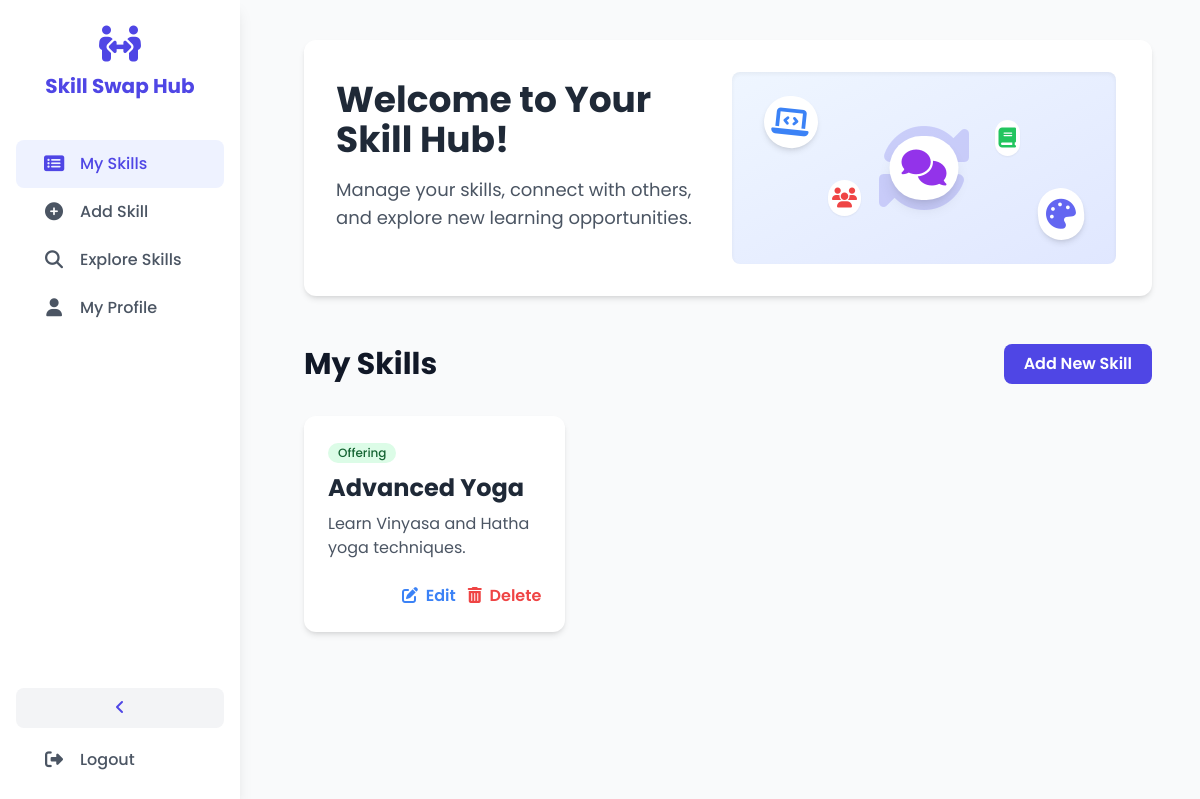
The page /dashboard/ (signed in) on the database its author committed.
### skills/models.py (models this page shows, shortened)
class Skill(models.Model):
    SKILL_TYPE_CHOICES = [
        ('offer', 'Offering'),
        ('request', 'Requesting'),
    ]
    user = models.ForeignKey(User, on_delete=models.CASCADE)
    title = models.CharField(max_length=100)
    description = models.TextField()
    skill_type = models.CharField(max_length=10, choices=SKILL_TYPE_CHOICES)
    created_at = models.DateTimeField(auto_now_add=True)

### skills/views.py (the view)
# urls.py: path('dashboard/', views.dashboard_view, name='dashboard'),
@login_required(login_url='login')
def dashboard_view(request):
    skills = Skill.objects.filter(user=request.user)
    context = {'skills': skills}
    return render(request, 'dashboard.html', context)

### templates/dashboard.html (shortened to what this page needs)
{% extends 'base.html' %}
{% block content %}
<div class="relative min-h-screen md:flex">
  <div id="sidebar" class="sidebar bg-white absolute inset-y-0 left-0 transform md:relative md:translate-x-0 sidebar-closed md:flex md:flex-col md:justify-between shadow-lg z-30">
    <div>
      <div class="logo-section">
        <a href="{% url 'index' %}" class="sidebar-logo-link inline-flex flex-col items-center justify-center w-full">
          <i class="fas fa-people-arrows text-4xl text-[#4f46e5]"></i>
          <span class="sidebar-text block text-xl font-bold text-[#4f46e5] mt-2">Skill Swap Hub</span>
        </a>
      </div>
      <nav class="mt-4 px-4">
        <a href="{% url 'dashboard' %}" class="sidebar-nav-link active"><i class="fas fa-list-alt fa-fw"></i><span class="sidebar-text ml-3">My Skills</span></a>
        <a href="{% url 'add_skill' %}" class="sidebar-nav-link"><i class="fas fa-plus-circle fa-fw"></i><span class="sidebar-text ml-3">Add Skill</span></a>
        <a href="{% url 'listings' %}" class="sidebar-nav-link"><i class="fas fa-search fa-fw"></i><span class="sidebar-text ml-3">Explore Skills</span></a>
        <a href="{% url 'profile' %}" class="sidebar-nav-link"><i class="fas fa-user fa-fw"></i><span class="sidebar-text ml-3">My Profile</span></a>
      </nav>
    </div>
    <div class="p-4">
      <button id="desktop-sidebar-toggle" class="hidden md:block w-full text-center p-2 bg-gray-100 hover:bg-gray-200 rounded-lg mb-2 text-[#4f46e5]">
        <i class="fas fa-angle-left transition-transform duration-300"></i>
      </button>
      <a href="{% url 'logout' %}" class="sidebar-nav-link"><i class="fas fa-sign-out-alt fa-fw"></i><span class="sidebar-text ml-3">Logout</span></a>
    </div>
  </div>
  <main id="main-content" class="flex-1 py-6 px-8 md:py-10 md:px-12">
    <div class="bg-white rounded-xl shadow-md p-8 mb-12 flex flex-col md:flex-row items-center justify-between relative overflow-hidden">
      <div class="md:w-1/2 text-center md:text-left z-10">
        <h2 class="text-4xl font-bold text-gray-800 mb-4">Welcome to Your Skill Hub!</h2>
        <p class="text-gray-600 text-lg mb-6 max-w-md mx-auto md:mx-0">
          Manage your skills, connect with others, and explore new learning opportunities.
        </p>
      </div>
      <div class="md:w-1/2 flex justify-center items-center mt-8 md:mt-0 relative z-0">
        <div class="relative w-full max-w-sm h-48 bg-gradient-to-br from-blue-50 to-indigo-100 rounded-lg shadow-inner flex items-center justify-center p-4">
          <div class="absolute top-6 left-8 bg-white p-2 rounded-full shadow-md transform rotate-6">
            <i class="fas fa-laptop-code text-3xl text-blue-500"></i>
          </div>
          <div class="absolute bottom-6 right-8 bg-white p-2 rounded-full shadow-md transform -rotate-6">
            <i class="fas fa-palette text-3xl text-indigo-500"></i>
          </div>
          <div class="absolute top-1/2 left-1/2 transform -translate-x-1/2 -translate-y-1/2 bg-white p-3 rounded-full shadow-lg">
            <i class="fas fa-comments text-4xl text-purple-600"></i>
          </div>
          <div class="absolute top-1/4 right-1/4 bg-white p-1 rounded-full shadow-sm">
            <i class="fas fa-book text-xl text-green-500"></i>
          </div>
          <div class="absolute bottom-1/4 left-1/4 bg-white p-1 rounded-full shadow-sm">
            <i class="fas fa-users text-xl text-red-500"></i>
          </div>
        </div>
      </div>
    </div>
    <div class="flex justify-between items-center mb-8">
      <h1 class="text-3xl font-bold">My Skills</h1>
      <a href="{% url 'add_skill' %}" class="btn-primary text-white px-5 py-2 rounded-lg font-semibold">Add New Skill</a>
    </div>
    <div class="grid grid-cols-1 md:grid-cols-2 lg:grid-cols-3 gap-8">
      {% for skill in skills %}
      <div class="bg-white rounded-xl shadow-md overflow-hidden skill-card">
        <div class="p-6">
          <div class="mb-2">
            {% if skill.skill_type == 'offer' %}
            <span class="bg-green-100 text-green-800 text-xs font-medium px-2.5 py-0.5 rounded-full inline-block">Offering</span>
            {% else %}
            <span class="bg-yellow-100 text-yellow-800 text-xs font-medium px-2.5 py-0.5 rounded-full inline-block">Requesting</span>
            {% endif %}
          </div>
          <h2 class="text-2xl font-bold text-gray-800 mb-2">{{ skill.title }}</h2>
          <p class="text-gray-600 mt-2">{{ skill.description }}</p>
          <div class="mt-6 flex justify-end space-x-3">
            <a href="{% url 'edit_skill' skill.id %}" class="text-blue-500 hover:text-blue-700 font-semibold"><i class="fas fa-edit mr-1"></i> Edit</a>
            <button class="text-red-500 hover:text-red-700 font-semibold delete-btn" data-url="{% url 'delete_skill' skill.id %}">
              <i class="fas fa-trash-alt mr-1"></i> Delete
            </button>
          </div>
        </div>
      </div>
      {% empty %}
      <div class="bg-white rounded-xl shadow-md p-8 text-center col-span-full">
        <i class="fas fa-clipboard-list text-6xl text-gray-300 mb-4"></i>
        <p class="text-gray-500 text-lg">You haven't added any skills yet.</p>
        <p class="text-gray-500 mt-2">Click "Add New Skill" above to get started!</p>
      </div>
      {% endfor %}
    </div>
  </main>
</div>
{% endblock %}

### static/css/style.css (style rules this page uses)
body { font-family: 'Poppins', sans-serif; background-color: #f7f9fc; color: #111827; opacity: 0; transition: opacity 0.16s cubic-bezier(0.4, 0, 0.2, 1); }
body.page-loaded { opacity: 1; }
button, a, .btn-primary, .btn-secondary, .sidebar-nav-link, .contact-btn, .delete-btn, #offer-btn, #request-btn, #desktop-sidebar-toggle, #mobile-menu-button { -webkit-tap-highlight-color: transparent; }
.btn-primary { background-color: #4f46e5; transition: background-color 0.2s cubic-bezier(0.4, 0, 0.2, 1), transform 0.15s cubic-bezier(0.4, 0, 0.2, 1), box-shadow 0.2s cubic-bezier(0.4, 0, 0.2, 1); cursor: pointer; }
.skill-card { transition: transform 0.25s cubic-bezier(0.4, 0, 0.2, 1), box-shadow 0.25s cubic-bezier(0.4, 0, 0.2, 1), border-color 0.2s ease, opacity 0.2s ease; }
.sidebar { width: 15rem; flex-shrink: 0; will-change: width; }
.sidebar.sidebar-ready { transition: width 0.3s cubic-bezier(0.4, 0, 0.2, 1); }
main#main-content { margin-left: 1rem; will-change: margin-left; transition: margin-left 0.3s cubic-bezier(0.4, 0, 0.2, 1); }
.logo-section { padding: 1.5rem; text-align: center; }
.sidebar-nav-link { display: flex; align-items: center; padding: 0.75rem 1.5rem; border-radius: 0.5rem; transition: all 0.2s cubic-bezier(0.4, 0, 0.2, 1); font-weight: 500; cursor: pointer; }
.sidebar-nav-link.active { background-color: #eef2ff; color: #4f46e5; }
.sidebar-nav-link:not(.active) { color: #4b5563; }
.sidebar-nav-link i { font-size: 1.125rem; width: 1.75rem; text-align: center; transition: transform 0.2s ease; }

### templates/base.html (style rules this page uses)
body { opacity: 0; transition: opacity 0.16s cubic-bezier(0.4, 0, 0.2, 1); }
body.page-loaded { opacity: 1; }
.sidebar { width: 15rem; visibility: hidden; opacity: 0; }
.sidebar.sidebar-ready { visibility: visible; opacity: 1; transition: width 0.3s ease-in-out, opacity 0.2s ease-in-out; }
.sidebar-text { opacity: 1; transition: opacity 0.2s ease-in-out; }
main#main-content { margin-left: 1rem; transition: margin-left 0.3s ease-in-out; }

### rows shown on the page
Skill: skill_type "Offering", title "Advanced Yoga", description "Learn Vinyasa and Hatha yoga techniques."
